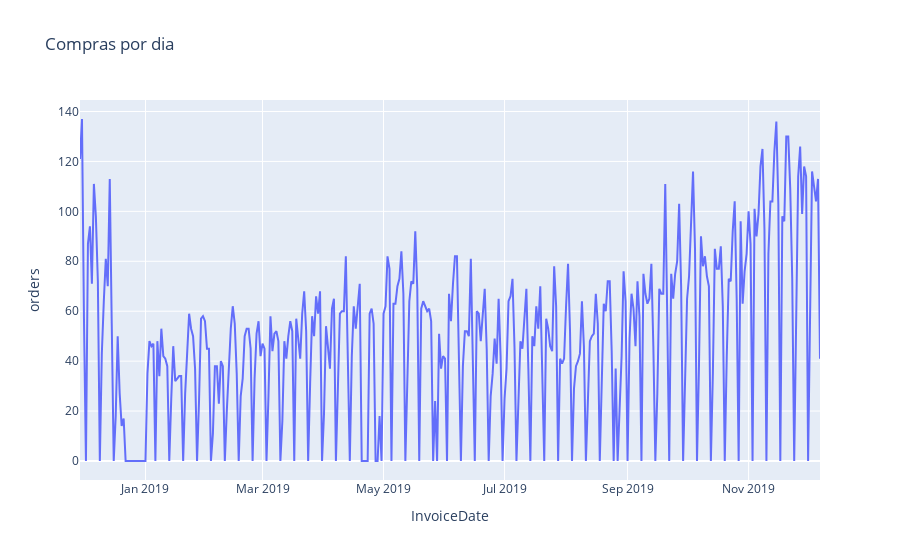
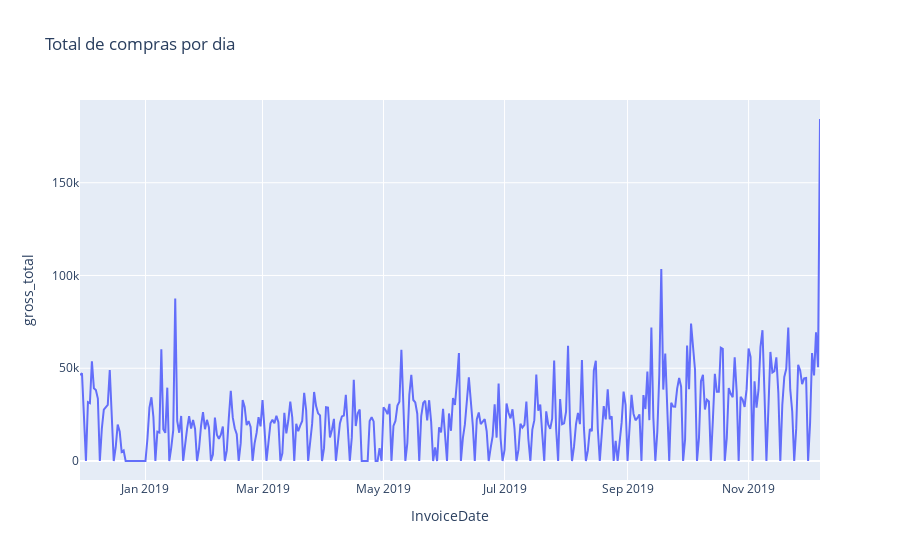
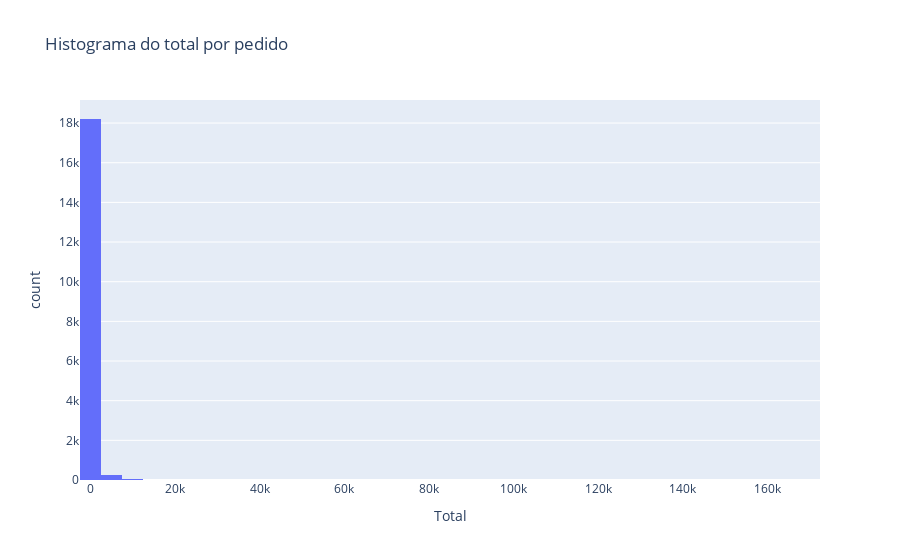

Notebook cell for these charts, in order:
### Markdown cell above
3️⃣ **Análise exploratória rápida (EDA)**

### Code cell
# Compras diárias
daily_orders = df.groupby(pd.Grouper(key='InvoiceDate', freq='D')).agg(
    orders=('InvoiceNo', 'nunique'),
    customers=('CustomerID','nunique'),
    gross_total=('Total','sum')
).reset_index()

# Gráficos rápidos
px.line(daily_orders, x='InvoiceDate', y='orders', title='Compras por dia').show()
px.line(daily_orders, x='InvoiceDate', y='gross_total', title='Total de compras por dia').show()
px.histogram(df.groupby('InvoiceNo')['Total'].sum().reset_index(), x='Total', nbins=50, title='Histograma do total por pedido').show()

### Figure 1 — Plotly figure (JSON) as saved in the notebook; plotly's stock layout.template omitted (floating-point values rounded to 4 significant figures; data arrays with more than 128 entries replaced by an {"elided": "..."} marker saying what was removed)
{"data": [{"hovertemplate": "InvoiceDate=%{x}<br>orders=%{y}<extra></extra>", "legendgroup": "", "line": {"color": "#636efa", "dash": "solid"}, "marker": {"symbol": "circle"}, "mode": "lines", "name": "", "orientation": "v", "showlegend": false, "type": "scatter", "x": {"elided": "374 str values"}, "xaxis": "x", "y": {"elided": "374 int values"}, "yaxis": "y"}], "layout": {"legend": {"tracegroupgap": 0}, "title": {"text": "Compras por dia"}, "xaxis": {"anchor": "y", "domain": [0, 1], "title": {"text": "InvoiceDate"}}, "yaxis": {"anchor": "x", "domain": [0, 1], "title": {"text": "orders"}}}}

### Figure 2 — Plotly figure (JSON) as saved in the notebook; plotly's stock layout.template omitted (floating-point values rounded to 4 significant figures; data arrays with more than 128 entries replaced by an {"elided": "..."} marker saying what was removed)
{"data": [{"hovertemplate": "InvoiceDate=%{x}<br>gross_total=%{y}<extra></extra>", "legendgroup": "", "line": {"color": "#636efa", "dash": "solid"}, "marker": {"symbol": "circle"}, "mode": "lines", "name": "", "orientation": "v", "showlegend": false, "type": "scatter", "x": {"elided": "374 str values"}, "xaxis": "x", "y": {"elided": "374 float values"}, "yaxis": "y"}], "layout": {"legend": {"tracegroupgap": 0}, "title": {"text": "Total de compras por dia"}, "xaxis": {"anchor": "y", "domain": [0, 1], "title": {"text": "InvoiceDate"}}, "yaxis": {"anchor": "x", "domain": [0, 1], "title": {"text": "gross_total"}}}}

### Figure 3 — Plotly figure (JSON) as saved in the notebook; plotly's stock layout.template omitted (floating-point values rounded to 4 significant figures; data arrays with more than 128 entries replaced by an {"elided": "..."} marker saying what was removed)
{"data": [{"bingroup": "x", "hovertemplate": "Total=%{x}<br>count=%{y}<extra></extra>", "legendgroup": "", "marker": {"color": "#636efa", "pattern": {"shape": ""}}, "name": "", "nbinsx": 50, "orientation": "v", "showlegend": false, "type": "histogram", "x": {"elided": "18532 float values"}, "xaxis": "x", "yaxis": "y"}], "layout": {"barmode": "relative", "legend": {"tracegroupgap": 0}, "title": {"text": "Histograma do total por pedido"}, "xaxis": {"anchor": "y", "domain": [0, 1], "title": {"text": "Total"}}, "yaxis": {"anchor": "x", "domain": [0, 1], "title": {"text": "count"}}}}
